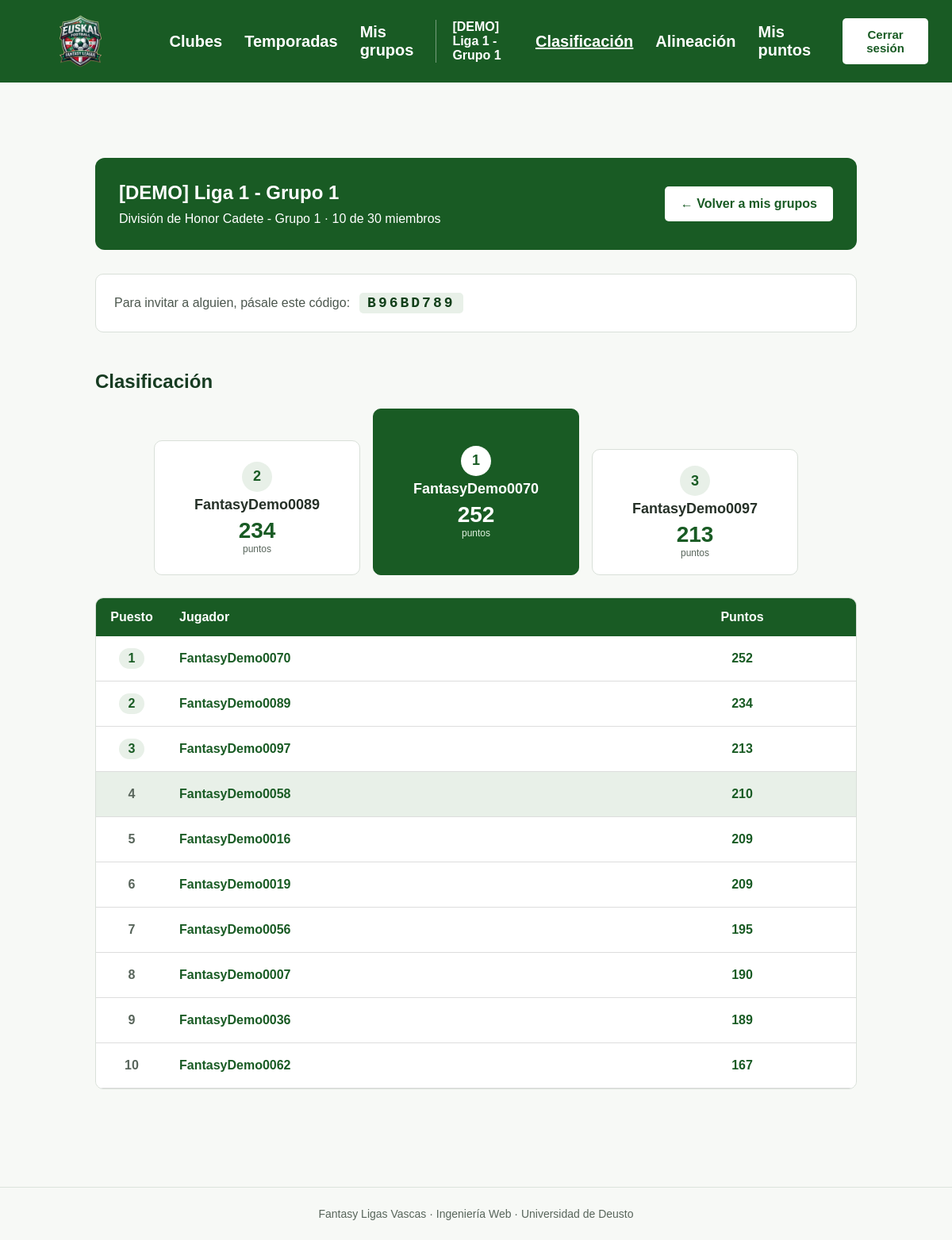
/grupos/1/ (signed in), run on the app's committed database.
### fantasy/models.py (models this page shows, shortened)
class Grupo(models.Model):
    MAX_MIEMBROS = 30 # HABRA QUE VER CUANTOS USUARIOS QUEREMOS TENER COMO MAXIMO
    nombre = models.CharField(max_length=100)
    creador = models.ForeignKey(Usuario, null=True, on_delete=models.SET_NULL, related_name="grupos_creados")
    liga = models.ForeignKey(Liga, on_delete=models.CASCADE, related_name="grupos")
    fecha_alta = models.DateField(auto_now_add=True)
    codigo = models.CharField(max_length=8, unique=True, editable=False)
    class Meta:
        verbose_name = "Grupo"
        verbose_name_plural = "Grupos"
        constraints = [ models.UniqueConstraint(
                fields=["creador", "nombre"],
                name="nombre_grupo_unico_por_creador"),
        ]

class Liga(models.Model):
    temporada = models.ForeignKey(Temporada, on_delete=models.CASCADE, related_name="ligas",null=True,blank=True)
    nombre = models.CharField(max_length=100)
    categoria=models.CharField(max_length=100)
    grupo=models.PositiveSmallIntegerField(null=True, blank=True)
    class Meta: # Para visualizar el nombre en singular y plural del modelo en ADMIN
            verbose_name = "Liga"
            verbose_name_plural = "Ligas"
            constraints = [ models.UniqueConstraint(
                fields=["temporada", "nombre"],
                name="liga_unica_por_temporada"
            ),
            ]

class Membresia(models.Model):
    usuario = models.ForeignKey(Usuario, on_delete=models.CASCADE, related_name="membresias")
    grupo = models.ForeignKey(Grupo, on_delete=models.CASCADE, related_name="membresias")
    fecha_alta = models.DateField(auto_now_add=True)
    puntos = models.IntegerField(default=0)
    class Meta:
        verbose_name = "Membresia"
        verbose_name_plural = "Membresias"
        ordering = ["-puntos"]
        constraints = [
            models.UniqueConstraint(
                fields=["usuario", "grupo"],
                name="un_usuario_una_membresia_por_grupo"),
        ]

class Usuario(AbstractUser):
    email = models.EmailField(unique=True)
    alias = models.CharField(max_length=30, unique=True)
    USERNAME_FIELD = "email"
    REQUIRED_FIELDS = ["username", "alias"]
    class Meta:
        verbose_name = "Usuario"
        verbose_name_plural = "Usuarios"

### fantasy/views.py (the view)
# urls.py: path("grupos/<int:pk>/", views.clasificacion_grupo, name="clasificacion"),
@login_required
def clasificacion_grupo(request, pk):
    grupo = get_object_or_404(Grupo, pk=pk)
    if not grupo.membresias.filter(usuario=request.user).exists():
        return redirect("unirse_grupo")
    request.session["grupo_activo_id"] = grupo.pk
    ranking = (
        grupo.membresias
        .select_related("usuario")
        .order_by("-puntos", "usuario__alias")
    )
    return render(request, "fantasy/grupos/clasificacion.html",
                  {"grupo": grupo, "ranking": ranking})

### fantasy/context_processors.py (called while the page is built)
def grupo_activo(request):
    if not request.user.is_authenticated:
        return {}
    match = request.resolver_match
    if match is None or match.url_name not in URLS_DE_GRUPO:
        return {}
    grupo_id = request.session.get("grupo_activo_id")
    if not grupo_id:
        return {}
    membresia = (
        Membresia.objects
        .filter(usuario=request.user, grupo_id=grupo_id)
        .select_related("grupo")
        .first()
    )
    if membresia is None:
        return {}
    return {"grupo_activo": membresia.grupo, "membresia_activa": membresia}

### fantasy/templates/fantasy/grupos/clasificacion.html (shortened to what this page needs)
{% extends "fantasy/base.html" %}
{% block content %}
<div class="container">
    <section class="section">
        <div class="liga-portada clasif-portada">
            <div>
                <h1>{{ grupo.nombre }}</h1>
                <p>{{ grupo.liga.nombre }} · {{ grupo.membresias.count }} de {{ grupo.MAX_MIEMBROS }} miembros</p>
            </div>
            <a href="{% url 'mis_grupos' %}" class="btn-registro">
                ← Volver a mis grupos
            </a>
        </div>
        <div class="card clasif-invitar">
            <p>Para invitar a alguien, pásale este código:</p>
            <strong class="codigo">{{ grupo.codigo }}</strong>
        </div>
    </section>
    <section class="section">
        <h2>Clasificación</h2>
        {% if ranking|length >= 3 and ranking.0.puntos > 0 %}
            <div class="podio">
                <a href="{% url 'lista_puntos' ranking.0.pk %}"
                   class="podio-puesto podio-primero{% if ranking.0.usuario == request.user %} es-yo{% endif %}">
                    <span class="podio-pos">1</span>
                    <span class="podio-nombre">{{ ranking.0.usuario.alias }}</span>
                    <span class="podio-pts">{{ ranking.0.puntos }}<small>puntos</small></span>
                </a>
                <a href="{% url 'lista_puntos' ranking.1.pk %}"
                   class="podio-puesto podio-segundo{% if ranking.1.usuario == request.user %} es-yo{% endif %}">
                    <span class="podio-pos">2</span>
                    <span class="podio-nombre">{{ ranking.1.usuario.alias }}</span>
                    <span class="podio-pts">{{ ranking.1.puntos }}<small>puntos</small></span>
                </a>
                <a href="{% url 'lista_puntos' ranking.2.pk %}"
                   class="podio-puesto podio-tercero{% if ranking.2.usuario == request.user %} es-yo{% endif %}">
                    <span class="podio-pos">3</span>
                    <span class="podio-nombre">{{ ranking.2.usuario.alias }}</span>
                    <span class="podio-pts">{{ ranking.2.puntos }}<small>puntos</small></span>
                </a>
            </div>
        {% endif %}
        {% if ranking %}
            <div class="clasif-caja">
                <table class="tabla-liga">
                    <thead>
                        <tr>
                            <th scope="col">Puesto</th>
                            <th scope="col">Jugador</th>
                            <th scope="col">Puntos</th>
                        </tr>
                    </thead>
                    <tbody>
                        {% for p in ranking %}
                            <tr {% if p.usuario == request.user %}class="yo"{% endif %}>
                                <td class="col-puesto">
                                    <span class="puesto-badge{% if forloop.counter <= 3 %} top{% endif %}">{{ forloop.counter }}</span>
                                </td>
                                <td class="nombre-equipo">
                                    <a href="{% url 'lista_puntos' p.pk %}">{{ p.usuario.alias }}</a>
                                </td>
                                <td class="puntos-equipo">{{ p.puntos }}</td>
                            </tr>
                        {% endfor %}
                    </tbody>
                </table>
            </div>
        {% else %}
            <p class="vacio">Aún no hay miembros en este grupo.</p>
        {% endif %}
    </section>
</div>
{% endblock %}

### fantasy/templates/fantasy/base.html (shortened to what this page needs)
{% load static %}
<!DOCTYPE html>
<html lang="es">
<head>
    <link rel="stylesheet" href="{% static 'css/style.css' %}">
</head>
<body>
    <header class="navbar">
        <div class="navbar-brand">
            <a href="{% url 'index' %}">
                <img src="{% static 'img/logo.png' %}" alt="Fantasy Ligas Vascas" class="navbar-logo">
            </a>
</div>
        <nav class="navbar-links">
            <a href="{% url 'lista_clubes' %}">Clubes</a>
            <a href="{% url 'lista_temporadas' %}">Temporadas</a>
            {% if user.is_authenticated %}
                <a href="{% url 'mis_grupos' %}">Mis grupos</a>
                {% if grupo_activo %}
                    <span class="navbar-grupo">{{ grupo_activo.nombre }}</span>
                    <a href="{% url 'clasificacion' grupo_activo.pk %}"
                       {% if request.resolver_match.url_name == 'clasificacion' %}aria-current="page"{% endif %}>Clasificación</a>
                    <a href="{% url 'alineacion' grupo_activo.pk %}"
                       {% if request.resolver_match.url_name == 'alineacion' %}aria-current="page"{% endif %}>Alineación</a>
                    <a href="{% url 'lista_puntos' membresia_activa.pk %}"
                       {% if request.resolver_match.url_name == 'lista_puntos' and request.resolver_match.kwargs.pk == membresia_activa.pk %}aria-current="page"{% endif %}>Mis puntos</a>
                {% endif %}
            {% endif %}
        </nav>
        <div class="navbar-auth">
            {% if user.is_authenticated %}
                <form method="post" action="{% url 'logout' %}">
                <button type="submit" class="btn-logout">
                    Cerrar sesión
                </button>
            </form>
            {% else %}
                <a href="{% url 'login' %}">Iniciar sesión</a>
                <a href="{% url 'registro' %}" class="btn-registro">Registrarse</a>
            {% endif %}
        </div>
    </header>
    <main>
        {% block content %}{% endblock %}
    </main>
    <footer class="footer">
        Fantasy Ligas Vascas · Ingeniería Web · Universidad de Deusto
    </footer>
</body>
</html>

### static/css/style.css (style rules this page uses)
* { box-sizing: border-box; }
main { padding: 30px 20px; }
body { margin: 0; font-family: Arial, sans-serif; background-color: #f7f9f6; color: #263128; }
a { color: #195b24; }
.navbar { background-color: #195b24; color: white; display: flex; align-items: center; padding: 12px 30px; gap: 40px; }
.navbar-brand { font-size: 18px; font-weight: bold; }
.navbar a { color: white; font-weight: bold; text-decoration: none; font-size: 20px; }
.navbar-links, .navbar-auth { display: flex; align-items: center; gap: 28px; }
.navbar-auth { margin-left: auto; }
.navbar a { color: white; font-weight: bold; text-decoration: none; }
.btn-registro { background: white; color: #195b24 !important; padding: 13px 20px; border-radius: 5px; }
.container { max-width: 1000px; margin: auto; padding: 65px 20px 45px; }
.card { background: white; border: 1px solid #d9e0d9; border-radius: 10px; padding: 23px; }
.card p { margin: 0; line-height: 1.6; color: #4c574e; }
.section { margin-bottom: 48px; }
.section h2 { font-size: 24px; color: #173c22; margin-bottom: 20px; }
.footer { border-top: 1px solid #dce3dc; padding: 25px; text-align: center; color: #58655b; font-size: 14px; }
.navbar-auth form { margin: 0; }
.btn-logout { background-color: white; color: #195b24; border: none; padding: 12px 18px; border-radius: 5px; font-size: 15px; font-weight: bold; cursor: pointer; }
.codigo { display: inline-block; padding: 3px 10px; background: #e8f0e8; border-radius: 5px; color: #123f1a; font-family: monospace; font-size: 18px; letter-spacing: 3px; }
.navbar-grupo { padding-left: 20px; border-left: 1px solid rgba(255, 255, 255, 0.4); font-weight: bold; }
.navbar a[aria-current="page"] { text-decoration: underline; }
.liga-portada { width: 100%; box-sizing: border-box; padding: 30px; margin-bottom: 30px; border-radius: 12px; background: #195b24; color: white; }
.liga-portada h1 { color: white; margin: 0 0 10px; }
.tabla-liga { width: 100%; border-collapse: collapse; background: white; }
.tabla-liga th { background: #195b24; color: white; padding: 15px; text-align: center; }
.tabla-liga td { padding: 15px; border-bottom: 1px solid #ddd; }
.tabla-liga .nombre-equipo { text-align: left; }
.tabla-liga .nombre-equipo a { color: #195b24 !important; text-decoration: none !important; font-weight: 700; display: inline-block; }
.tabla-liga .puntos-equipo { color: #195b24; font-weight: bold; text-align: center; }
.tabla-liga th:nth-child(2) { text-align: left; }
.tabla-liga .nombre-equipo a { display: inline-flex; align-items: center; gap: 10px; }
.clasif-portada { display: flex; justify-content: space-between; align-items: center; flex-wrap: wrap; gap: 1rem; }
.clasif-portada p { margin: 0; }
.clasif-portada .btn-registro { font-weight: bold; text-decoration: none; }
.clasif-invitar { display: flex; align-items: center; flex-wrap: wrap; gap: 12px; }
.clasif-caja { background: white; border: 1px solid #d9e0d9; border-radius: 10px; overflow: hidden; }
.tabla-liga .col-puesto { width: 90px; text-align: center; }
.puesto-badge { display: inline-block; min-width: 32px; padding: 4px 8px; border-radius: 999px; font-weight: bold; color: #58655b; }
.puesto-badge.top { background: #e8f0e8; color: #195b24; }
.tabla-liga tr.yo td { background: #e8f0e8; font-weight: bold; }
.podio { display: flex; justify-content: center; align-items: flex-end; gap: 16px; margin-bottom: 28px; }
.podio-puesto { flex: 1; max-width: 260px; display: flex; flex-direction: column; align-items: center; justify-content: center; gap: 6px; padding: 20px 12px; background: white; border: 1px solid #d9e0d9; border-radius: 10px; color: #263128; text-align: center; text-decoration: none; }
.podio-primero { order: 2; min-height: 210px; background: #195b24; border-color: #195b24; color: white; }
.podio-segundo { order: 1; min-height: 170px; }
.podio-tercero { order: 3; min-height: 140px; }
.podio-pos { display: flex; align-items: center; justify-content: center; width: 38px; height: 38px; border-radius: 50%; background: #e8f0e8; color: #195b24; font-size: 18px; font-weight: bold; }
.podio-primero .podio-pos { background: white; }
.podio-nombre { font-size: 18px; font-weight: bold; word-break: break-word; }
.podio-pts { font-size: 28px; font-weight: bold; color: #195b24; }
.podio-pts small { display: block; font-size: 12px; font-weight: normal; color: #58655b; }
.podio-primero .podio-pts { color: white; }
.podio-primero .podio-pts small { color: #dff0df; }
.navbar-logo { height: 80px; width: auto; display: block; }

### data on the page
Grupo: nombre "[DEMO] Liga 1 - Grupo 1", liga.nombre "División de Honor Cadete - Grupo 1", membresias.count "10", MAX_MIEMBROS "30", codigo "B96BD789"
Membresia: usuario.alias "FantasyDemo0070", puntos "252"
Membresia: usuario.alias "FantasyDemo0089", puntos "234"
Membresia: usuario.alias "FantasyDemo0097", puntos "213"
Membresia: usuario.alias "FantasyDemo0058", puntos "210"
Membresia: usuario.alias "FantasyDemo0016", puntos "209"
Membresia: usuario.alias "FantasyDemo0019", puntos "209"
Membresia: usuario.alias "FantasyDemo0056", puntos "195"
Membresia: usuario.alias "FantasyDemo0007", puntos "190"
Membresia: usuario.alias "FantasyDemo0036", puntos "189"
Membresia: usuario.alias "FantasyDemo0062", puntos "167"
